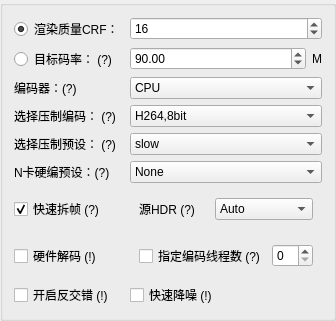
                        <widget class="QGroupBox" name="groupBox_7">
                         <property name="title">
                          <string/>
                         </property>
                         <layout class="QGridLayout" name="gridLayout_32">
                          <item row="2" column="1">
                           <widget class="MyComboBox" name="HwaccelSelector">
                            <property name="toolTip">
                             <string/>
                            </property>
                            <item>
                             <property name="text">
                              <string>CPU</string>
                             </property>
                            </item>
                            <item>
                             <property name="text">
                              <string>NVENC</string>
                             </property>
                            </item>
                            <item>
                             <property name="text">
                              <string>QSV</string>
                             </property>
                            </item>
                            <item>
                             <property name="text">
                              <string>NVENCC</string>
                             </property>
                            </item>
                            <item>
                             <property name="text">
                              <string>QSVENCC</string>
                             </property>
                            </item>
                           </widget>
                          </item>
                          <item row="11" column="1">
                           <widget class="QWidget" name="EncodeThreadField" native="true">
                            <layout class="QGridLayout" name="gridLayout_36">
                             <item row="0" column="0">
                              <widget class="QCheckBox" name="UseEncodeThread">
                               <property name="toolTip">
                                <string>&lt;html&gt;&lt;head/&gt;&lt;body&gt;&lt;p&gt;使用N个线程（ffmpeg）进行渲染&lt;/p&gt;&lt;/body&gt;&lt;/html&gt;</string>
                               </property>
                               <property name="text">
                                <string>指定编码线程数 (?)</string>
                               </property>
                              </widget>
                             </item>
                             <item row="0" column="1">
                              <widget class="MySpinBox" name="EncodeThreadSelector"/>
                             </item>
                            </layout>
                           </widget>
                          </item>
                          <item row="1" column="0">
                           <widget class="QRadioButton" name="UseTargetBitrate">
                            <property name="sizePolicy">
                             <sizepolicy hsizetype="Preferred" vsizetype="Preferred">
                              <horstretch>0</horstretch>
                              <verstretch>0</verstretch>
                             </sizepolicy>
                            </property>
                            <property name="toolTip">
                             <string>&lt;html&gt;&lt;head/&gt;&lt;body&gt;&lt;p&gt;目标码率，1pass下不代表实际码率&lt;/p&gt;&lt;p&gt;最终输出码率大概率低于目标码率，&lt;span style=&quot; font-weight:600;&quot;&gt;请勿恐慌&lt;/span&gt;&lt;/p&gt;&lt;p&gt;&lt;span style=&quot; font-weight:600;&quot;&gt;如果想输出高码率，请使用ProRes编码（剪辑专用）&lt;/span&gt;&lt;/p&gt;&lt;/body&gt;&lt;/html&gt;</string>
                            </property>
                            <property name="text">
                             <string>目标码率： (?)</string>
                            </property>
                           </widget>
                          </item>
                          <item row="5" column="0">
                           <widget class="QLabel" name="HwaccelPresetLabel">
                            <property name="toolTip">
                             <string>&lt;html&gt;&lt;head/&gt;&lt;body&gt;&lt;p&gt;&lt;span style=&quot; font-weight:600;&quot;&gt;仅在使用NVENC编码器时生效&lt;/span&gt;&lt;/p&gt;&lt;p&gt;右为编码器辈数（请自行查阅自己显卡的NVENC辈数）&lt;/p&gt;&lt;p&gt;辈数越高，压缩率越好&lt;/p&gt;&lt;p&gt;如果使用此项报Broken Pipe错误，请尝试降级（如7th改为6th）或关闭（调为None）&lt;/p&gt;&lt;p&gt;&lt;span style=&quot; font-weight:600;&quot;&gt;恰当选择此项有望显著提高N卡硬编压制质量&lt;/span&gt;&lt;/p&gt;&lt;p&gt;&lt;span style=&quot; font-weight:600;&quot;&gt;选择方案请看附赠的NVIDIA NVENC Gen.pdf&lt;/span&gt;&lt;/p&gt;&lt;p&gt;GTX 1050+ 请选5th&lt;/p&gt;&lt;p&gt;GTX 1650+ 请选7th&lt;/p&gt;&lt;/body&gt;&lt;/html&gt;</string>
                            </property>
                            <property name="text">
                             <string>N卡硬编预设：(?)</string>
                            </property>
                           </widget>
                          </item>
                          <item row="3" column="0">
                           <widget class="QLabel" name="EncoderReminder">
                            <property name="toolTip">
                             <string>&lt;html&gt;&lt;head/&gt;&lt;body&gt;&lt;p&gt;&lt;span style=&quot; font-weight:600;&quot;&gt;HEVC&lt;/span&gt;：高效视频压制格式，用更低的码率获得更优的画面质量。对于配置较低的电脑，解码HEVC编码的视频可能会有困难。4K、HDR、用于收藏的蓝光原盘等内容只推荐使用此编码&lt;/p&gt;&lt;p&gt;&lt;span style=&quot; font-weight:600;&quot;&gt;H264&lt;/span&gt;：非常通用的压制编码，不推荐用于超高清内容（&amp;gt;4K）&lt;/p&gt;&lt;p&gt;&lt;span style=&quot; font-weight:600;&quot;&gt;ProRes: &lt;/span&gt;剪辑中间格式专用，如果你希望码率越大越好，选这个就完事了&lt;/p&gt;&lt;p&gt;&lt;span style=&quot; font-weight:600;&quot;&gt;8bit，10bit的区别：&lt;/span&gt;自行百度，10bit可以有效除去画面色带&lt;/p&gt;&lt;p&gt;&lt;span style=&quot; font-weight:600;&quot;&gt;带透明通道的输出：&lt;/span&gt;使用ProRes的yuv444p10le编码&lt;/p&gt;&lt;/body&gt;&lt;/html&gt;</string>
                            </property>
                            <property name="text">
                             <string>选择压制编码： (?)</string>
                            </property>
                            <property name="alignment">
                             <set>Qt::AlignLeading|Qt::AlignLeft|Qt::AlignVCenter</set>
                            </property>
                           </widget>
                          </item>
                          <item row="11" column="0">
                           <widget class="QCheckBox" name="HwaccelDecode">
                            <property name="toolTip">
                             <string>&lt;html&gt;&lt;head/&gt;&lt;body&gt;&lt;p&gt;减小CPU解码负担，输入为4K时推荐开启&lt;/p&gt;&lt;p&gt;如果无法补帧，请尝试关闭此选项&lt;/p&gt;&lt;/body&gt;&lt;/html&gt;</string>
                            </property>
                            <property name="text">
                             <string>硬件解码 (!)</string>
                            </property>
                            <property name="checked">
                             <bool>false</bool>
                            </property>
                           </widget>
                          </item>
                          <item row="0" column="0">
                           <widget class="QRadioButton" name="UseCRF">
                            <property name="sizePolicy">
                             <sizepolicy hsizetype="Preferred" vsizetype="Preferred">
                              <horstretch>0</horstretch>
                              <verstretch>0</verstretch>
                             </sizepolicy>
                            </property>
                            <property name="toolTip">
                             <string>不懂就百度</string>
                            </property>
                            <property name="text">
                             <string>渲染质量CRF：</string>
                            </property>
                            <property name="checked">
                             <bool>true</bool>
                            </property>
                           </widget>
                          </item>
                          <item row="5" column="1">
                           <widget class="MyComboBox" name="HwaccelPresetSelector">
                            <property name="sizePolicy">
                             <sizepolicy hsizetype="Preferred" vsizetype="Fixed">
                              <horstretch>0</horstretch>
                              <verstretch>0</verstretch>
                             </sizepolicy>
                            </property>
                            <property name="toolTip">
                             <string>&lt;html&gt;&lt;head/&gt;&lt;body&gt;&lt;p&gt;第几代N卡&lt;/p&gt;&lt;/body&gt;&lt;/html&gt;</string>
                            </property>
                            <item>
                             <property name="text">
                              <string>None</string>
                             </property>
                            </item>
                            <item>
                             <property name="text">
                              <string>5th</string>
                             </property>
                            </item>
                            <item>
                             <property name="text">
                              <string>6th</string>
                             </property>
                            </item>
                            <item>
                             <property name="text">
                              <string>7th+</string>
                             </property>
                            </item>
                           </widget>
                          </item>
                          <item row="3" column="1">
                           <widget class="MyComboBox" name="EncoderSelector">
                            <property name="sizePolicy">
                             <sizepolicy hsizetype="Preferred" vsizetype="Fixed">
                              <horstretch>0</horstretch>
                              <verstretch>0</verstretch>
                             </sizepolicy>
                            </property>
                            <item>
                             <property name="text">
                              <string>H264,8bit</string>
                             </property>
                            </item>
                           </widget>
                          </item>
                          <item row="12" column="1">
                           <widget class="QCheckBox" name="FastDenoiseChecker">
                            <property name="toolTip">
                             <string>&lt;html&gt;&lt;head/&gt;&lt;body&gt;&lt;p&gt;使用cv2的快速降噪，减少画面噪点&lt;/p&gt;&lt;p&gt;会显著降低补帧效率&lt;/p&gt;&lt;/body&gt;&lt;/html&gt;</string>
                            </property>
                            <property name="text">
                             <string>快速降噪 (!)</string>
                            </property>
                           </widget>
                          </item>
                          <item row="4" column="0">
                           <widget class="QLabel" name="PresetReminder">
                            <property name="toolTip">
                             <string>&lt;html&gt;&lt;head/&gt;&lt;body&gt;&lt;p&gt;&lt;span style=&quot; font-weight:600;&quot;&gt;slow或veryslow的压制质量已足够好，但速度慢&lt;/span&gt;&lt;/p&gt;&lt;p&gt;ll是NVIDIA硬件编码专用预设，代表low latency，低延迟，速度快，质量不高&lt;/p&gt;&lt;p&gt;hq是NVIDIA硬件编码和ProRes专用预设，代表high quality，相对高质量，但不会比slow高&lt;/p&gt;&lt;p&gt;&lt;span style=&quot; font-weight:600;&quot;&gt;其他都是字面意思&lt;/span&gt;&lt;/p&gt;&lt;p&gt;&lt;span style=&quot; font-weight:600;&quot;&gt;PS：&lt;/span&gt;选择HEVC/H265编码，压制预设选择fast或faster，会调用“者佬™快速编码预设”&lt;/p&gt;&lt;/body&gt;&lt;/html&gt;</string>
                            </property>
                            <property name="text">
                             <string>选择压制预设： (?)</string>
                            </property>
                            <property name="alignment">
                             <set>Qt::AlignLeading|Qt::AlignLeft|Qt::AlignVCenter</set>
                            </property>
                           </widget>
                          </item>
                          <item row="9" column="1">
                           <widget class="QWidget" name="HDRModeField" native="true">
                            <layout class="QHBoxLayout" name="horizontalLayout_17">
                             <item>
                              <widget class="QLabel" name="HDRModeLabel">
                               <property name="toolTip">
                                <string>&lt;html&gt;&lt;head/&gt;&lt;body&gt;&lt;p&gt;指定输出的HDR模式&lt;/p&gt;&lt;p&gt;Auto为自动，检测到HDR内容会切换到CPU渲染&lt;/p&gt;&lt;p&gt;Normal为普通HDR，将不向输出写入元数据（HDR10+、Dolby Vision不适用）&lt;/p&gt;&lt;p&gt;Dolby Vision，HDR10+仅支持倍帧补帧(24-&amp;gt;48, 72fps, 24-x-&amp;gt;60fps)，且不支持划分时间段补帧&lt;/p&gt;&lt;p&gt;&lt;span style=&quot; font-weight:600;&quot;&gt;如需要自行操作元数据（包括元数据的保留、迁移、修改，乃至对补帧输出二压，请选择None）&lt;/span&gt;&lt;/p&gt;&lt;p&gt;&lt;span style=&quot; font-weight:600;&quot;&gt;特别说明：&lt;/span&gt;&lt;/p&gt;&lt;p&gt;&lt;span style=&quot; font-weight:600;&quot;&gt;当编码器为CPU且输入为HDR10+源时，(libx265)渲染有可能出错，出错情况视机器环境而定&lt;/span&gt;&lt;/p&gt;&lt;p&gt;其余选项为手动指定输出为对应HDR模式&lt;/p&gt;&lt;/body&gt;&lt;/html&gt;</string>
                               </property>
                               <property name="text">
                                <string>源HDR (?)</string>
                               </property>
                              </widget>
                             </item>
                             <item>
                              <widget class="MyComboBox" name="HDRModeSelector">
                               <item>
                                <property name="text">
                                 <string>Auto</string>
                                </property>
                               </item>
                               <item>
                                <property name="text">
                                 <string>None</string>
                                </property>
                               </item>
                               <item>
                                <property name="text">
                                 <string>HDR10</string>
                                </property>
                               </item>
                               <item>
                                <property name="text">
                                 <string>Dolby Vision</string>
                                </property>
                               </item>
                               <item>
                                <property name="text">
                                 <string>HLG</string>
                                </property>
                               </item>
                              </widget>
                             </item>
                            </layout>
                           </widget>
                          </item>
                          <item row="4" column="1">
                           <widget class="MyComboBox" name="PresetSelector">
                            <property name="sizePolicy">
                             <sizepolicy hsizetype="Preferred" vsizetype="Fixed">
                              <horstretch>0</horstretch>
                              <verstretch>0</verstretch>
                             </sizepolicy>
                            </property>
                            <property name="toolTip">
                             <string>&lt;html&gt;&lt;head/&gt;&lt;body&gt;&lt;p&gt;&lt;br/&gt;&lt;/p&gt;&lt;/body&gt;&lt;/html&gt;</string>
                            </property>
                            <property name="currentText">
                             <string>slow</string>
                            </property>
                            <item>
                             <property name="text">
                              <string>slow</string>
                             </property>
                            </item>
                           </widget>
                          </item>
                          <item row="9" column="0">
                           <widget class="QCheckBox" name="QuickExtractChecker">
                            <property name="toolTip">
                             <string>&lt;html&gt;&lt;head/&gt;&lt;body&gt;&lt;p&gt;&lt;span style=&quot; font-weight:600;&quot;&gt;推荐开启&lt;/span&gt;&lt;/p&gt;&lt;p&gt;使用ffmpeg内置视频导出图片算法，速度快，但可能出现颜色偏差&lt;/p&gt;&lt;/body&gt;&lt;/html&gt;</string>
                            </property>
                            <property name="text">
                             <string>快速拆帧 (?)</string>
                            </property>
                            <property name="checked">
                             <bool>true</bool>
                            </property>
                           </widget>
                          </item>
                          <item row="1" column="1">
                           <layout class="QHBoxLayout" name="horizontalLayout_4">
                            <item>
                             <widget class="MyDoubleSpinBox" name="BitrateSelector">
                              <property name="sizePolicy">
                               <sizepolicy hsizetype="Preferred" vsizetype="Maximum">
                                <horstretch>0</horstretch>
                                <verstretch>0</verstretch>
                               </sizepolicy>
                              </property>
                              <property name="maximum">
                               <double>1000000.000000000000000</double>
                              </property>
                              <property name="value">
                               <double>90.000000000000000</double>
                              </property>
                             </widget>
                            </item>
                            <item>
                             <widget class="QLabel" name="TargetBitrateMeasure">
                              <property name="sizePolicy">
                               <sizepolicy hsizetype="Fixed" vsizetype="Preferred">
                                <horstretch>0</horstretch>
                                <verstretch>0</verstretch>
                               </sizepolicy>
                              </property>
                              <property name="text">
                               <string>M</string>
                              </property>
                             </widget>
                            </item>
                           </layout>
                          </item>
                          <item row="0" column="1">
                           <widget class="MySpinBox" name="CRFSelector">
                            <property name="sizePolicy">
                             <sizepolicy hsizetype="Preferred" vsizetype="Maximum">
                              <horstretch>0</horstretch>
                              <verstretch>0</verstretch>
                             </sizepolicy>
                            </property>
                            <property name="minimum">
                             <number>0</number>
                            </property>
                            <property name="maximum">
                             <number>51</number>
                            </property>
                            <property name="value">
                             <number>16</number>
                            </property>
                           </widget>
                          </item>
                          <item row="2" column="0">
                           <widget class="QLabel" name="label_25">
                            <property name="toolTip">
                             <string>&lt;html&gt;&lt;head/&gt;&lt;body&gt;&lt;p&gt;&lt;span style=&quot; font-weight:600;&quot;&gt;CPU:&lt;/span&gt; 不使用硬件编码&lt;/p&gt;&lt;p&gt;&lt;span style=&quot; font-weight:600;&quot;&gt;NVENC: &lt;/span&gt;使用NVIDIA显卡进行硬件编码，速度快，质量高&lt;/p&gt;&lt;p&gt;&lt;span style=&quot; font-weight:600;&quot;&gt;QSV: &lt;/span&gt;使用Intel集显进行硬件编码，编码质量看情况而定。没有Intel集显不要使用此项。&lt;/p&gt;&lt;p&gt;如果在输出窗口遇到&lt;span style=&quot; font-weight:600;&quot;&gt;Broken Pipe&lt;/span&gt;错误，请选择CPU以取消使用硬件编码&lt;/p&gt;&lt;/body&gt;&lt;/html&gt;</string>
                            </property>
                            <property name="text">
                             <string>编码器：(?)</string>
                            </property>
                           </widget>
                          </item>
                          <item row="12" column="0">
                           <widget class="QCheckBox" name="DeinterlaceChecker">
                            <property name="toolTip">
                             <string>&lt;html&gt;&lt;head/&gt;&lt;body&gt;&lt;p&gt;使用ffmpeg的YADIF滤镜对输入进行反交错&lt;/p&gt;&lt;p&gt;&lt;span style=&quot; font-weight:600;&quot;&gt;（仅支持视频输入）&lt;/span&gt;&lt;/p&gt;&lt;/body&gt;&lt;/html&gt;</string>
                            </property>
                            <property name="text">
                             <string>开启反交错 (!)</string>
                            </property>
                           </widget>
                          </item>
                         </layout>
                        </widget>
